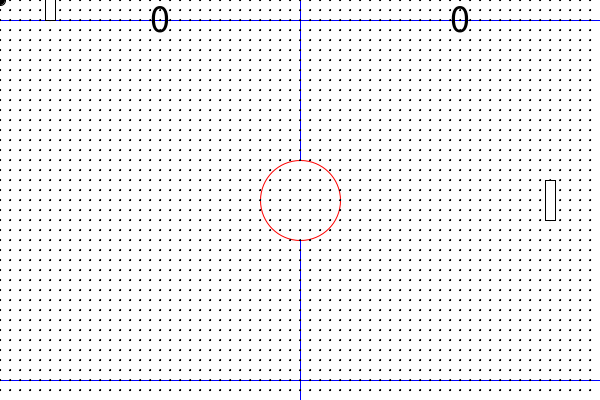
Frame 1 (no input)
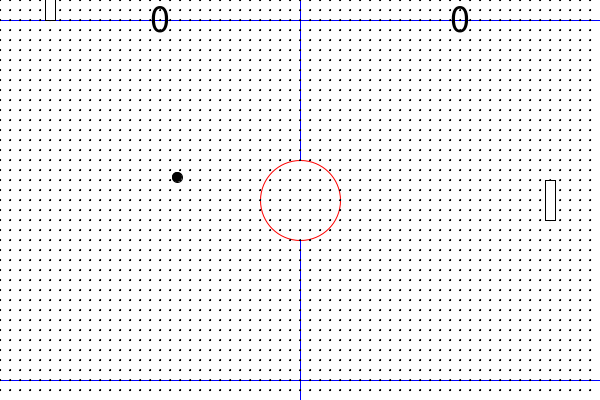
Frame 60 (the mouse pressed at the canvas centre just before this capture)
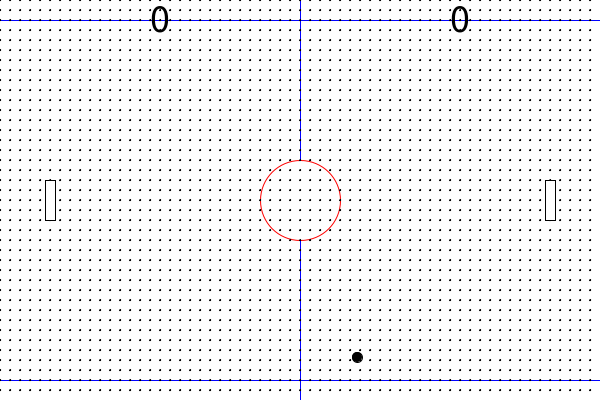
Frame 120 (the mouse held since frame 60 and released just before this capture)

The Processing sketch that drew these frames (run headless with seeded random() and noise(); from frame 60 on, the mouse is pressed at the canvas centre):

// Processing sketch: processing_163429
// ── processing_163429.pde


int x=0;
int y=0;
int my=3;
int mx=3;
int p2Y = 200;

int p1Score = 0;
int p2Score = 0;

void setup() {
  size(600, 400);
}
void draw() {
  drawbackground();

  fill(0);
  ellipse(x, y, 10, 10);
  x+=mx;
  y+=my;
  if (y>height || y<0) {
    my *= -1;
  }
  if (x>width) {
    mx*= -1;
    x=width/2;
    y=height/2;
    p1Score += 100;
  }
  if (x<0) {
    mx *= -1;
    x=width/2;
    y=height/2;
    p2Score +=100;
  }

  paddle(50, mouseY);
  paddle(550, p2Y);



  //hit test!
  if (abs(x-50)<20 && abs(y-mouseY)<20) {
    mx = abs(mx);
  }
  if (abs(x-550)<20 && abs(y-p2Y)<20) {
    mx = -(mx);
  }
}

//Keyboard Input for Player 2?
void keyPressed() {
  if (key =='w') {
    p2Y = p2Y - 10;
  }

  if (key =='s') {
    p2Y = p2Y + 10;
  }
}




void paddle(int x, int y) {
  //paddle
  fill(255);
  rectMode(CENTER);
  rect(x, y, 10, 40);
}


void drawbackground() {  
  background(255);
  stroke(0, 0, 255);
  fill(255);
  rectMode(CORNER);
  rect(-1, 20, 601, 360);
  line(300, 0, 300, 400);
  stroke(255, 0, 0);
  ellipse(300, 200, 80, 80);
  fill(0);
  textSize(40);
  text(p1Score, 150, 32);
    text(p2Score, 450, 32);


      int x = 0;
  int y = 0;

  while (x<width) {
    while (y<height) {
      fill(0);
      stroke(0);
      ellipse (x, y, 1, 1);
      y=y+10;
    }
    y=0;
    x=x+10;
  }
}
